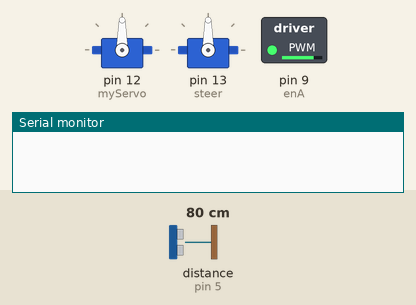
A sketch run on a simulated Arduino Uno, built with avr-gcc and run on an emulated ATmega328P. On the bench: 2 × servo, switched loads named in the sketch (green lamp = pin HIGH), the last lines printed to the serial monitor. Wiring (inferred from the names in the program): ultrasonic range finder: trigger pin 4; echo pin 5. Inputs (shaded band) come from the test bench; at power-on: distance to the obstacle (sensor on pin 5) 80 cm. The echo pulse lasts 58.3 µs per cm; pins used as bus, display or sensor lines are not drawn.

Above: at 1.2 s.
1.3 s: distance to the obstacle (sensor on pin 5) set to 56 cm
2.8 s: distance to the obstacle (sensor on pin 5) set to 48 cm
5.8 s: distance to the obstacle (sensor on pin 5) set to 43 cm
At 7.2 s:
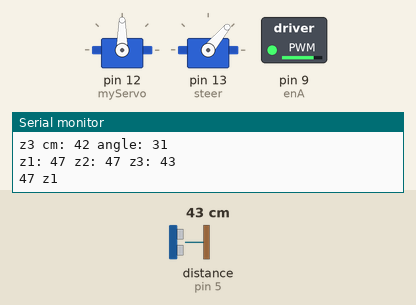
At 16.2 s:
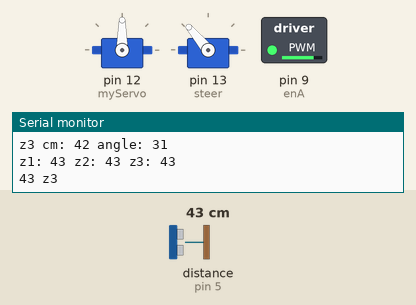
Timing chart, 0 to 16.4 s (numbered marks = the images above; inputs shaded):
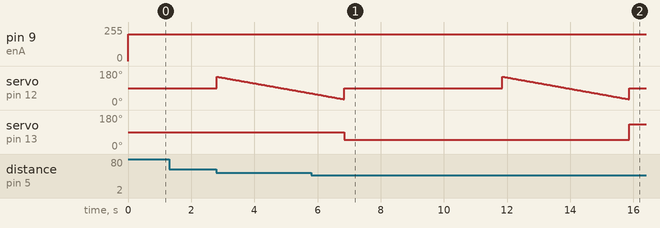

The sketch:

ultra_sonic.ino
```cpp
// Includes the Servo library
#include<SoftwareSerial.h>
#include <Servo.h>
// Defines Tirg and Echo pins of the Ultrasonic Sensor
const int trigPin = 4;
const int echoPin = 5;
int enA = 9;
int in1 = 11;
int in2 = 10;
int z1 = 0;
int z2 = 0;
int z3 = 0;
int target;
// Variables for the duration and the distance
long duration;
int distance;
Servo myServo; // Creates a servo object for controlling the servo motor
Servo steer;

// Function for calculating the distance measured by the Ultrasonic sensor
int calculateDistance() {

  digitalWrite(trigPin, LOW);
  delayMicroseconds(2);
  // Sets the trigPin on HIGH state for 10 micro seconds
  digitalWrite(trigPin, HIGH);
  delayMicroseconds(10);
  digitalWrite(trigPin, LOW);
  duration = pulseIn(echoPin, HIGH);
  distance = duration * 0.034 / 2;
  return distance;
}

void scan() {
  for (int i = 150; i > 110; i--) {
    myServo.write(i);
    delay(30);
    distance = calculateDistance();
    z1 = distance + z1;
    Serial.print("z1 cm: ");
    Serial.print(distance);
    Serial.print(" angle: ");
    Serial.println(i);
  }
  z1 = z1 / 40;
  for (int i = 110; i > 70; i--) {
    myServo.write(i);
    delay(30);
    distance = calculateDistance();
    z2 = distance + z2;
    Serial.print("z2 cm: ");
    Serial.print(distance);
    Serial.print(" angle: ");
    Serial.println(i);
  }
  z2 = z2 / 40;
  for (int i = 70; i > 30; i--) {
    myServo.write(i);
    delay(30);
    distance = calculateDistance();
    z3 = distance + z3;
    Serial.print("z3 cm: ");
    Serial.print(distance);
    Serial.print(" angle: ");
    Serial.println(i);
  }
  z3 = z3 / 40;

  Serial.print("z1: ");
  Serial.print(z1);
  Serial.print(" z2: ");
  Serial.print(z2);
  Serial.print(" z3: ");
  Serial.println(z3);
}


void setup() {
  pinMode(trigPin, OUTPUT);
  pinMode(echoPin, INPUT);
  Serial.begin(9600);
  myServo.attach(12);
  steer.attach(13);
}
void loop() {

  if (calculateDistance() <= 5 * 2.54){
  digitalWrite(in1, LOW);
    digitalWrite(in2, HIGH);
    analogWrite(enA, 200);
    delay(2000);
    digitalWrite(in1, LOW);
      digitalWrite(in2, LOW);
  } else if (calculateDistance() <= 20 * 2.54) {
      digitalWrite(in1, LOW);
      digitalWrite(in2, LOW);
      scan();
      myServo.write(90);
      target = max(z1, max(z2, z3));
      Serial.print(target);
      if (target == z3) {
        Serial.println(" z3 ");
        steer.write(130);
      } else if (target == z1) {
        Serial.println(" z1 ");
        steer.write(50);
      } else if (target == z2) {
        Serial.println(" z2 ");
        steer.write(90);
      }
      digitalWrite(in1, HIGH);
      digitalWrite(in2, LOW);
      analogWrite(enA, 200);
      delay(5000);
    } else {
      steer.write(90);
      myServo.write(90);
      digitalWrite(in1, HIGH);
      digitalWrite(in2, LOW);
      analogWrite(enA, 200);
    }
  }
```

Measured:
- the behaviour switches between 48 and 47 cm on distance to the obstacle (sensor on pin 5) (found by bisection; images 0 and 1)
- after the input at 1.3 s, every drawn part: stays the same
- after the input at 5.8 s, servo on pin 13 (steer): 90° → 50° after 1.0 s, → 130° 9.0 s later
